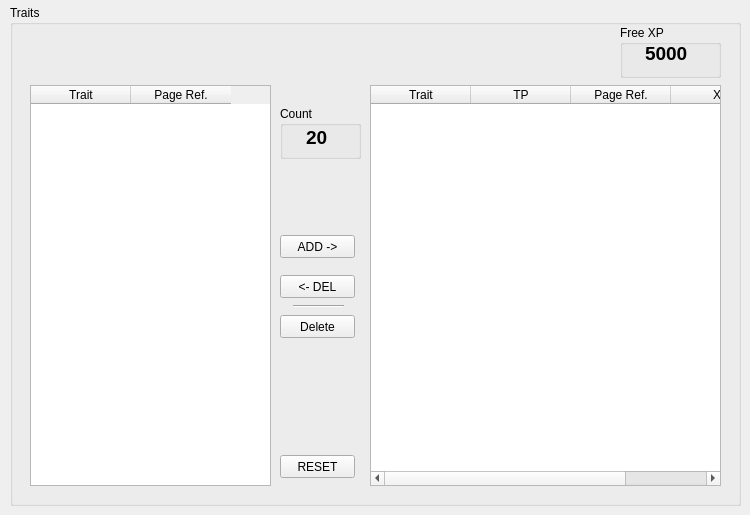
    <widget class="QWidget" name="TraitsTab">
     <attribute name="title">
      <string>Traits</string>
     </attribute>
     <widget class="QGroupBox" name="SkillsGroupBox">
      <property name="geometry">
       <rect>
        <x>10</x>
        <y>5</y>
        <width>731</width>
        <height>501</height>
       </rect>
      </property>
      <property name="title">
       <string>Traits</string>
      </property>
      <widget class="QGroupBox" name="groupBox_4">
       <property name="geometry">
        <rect>
         <x>610</x>
         <y>20</y>
         <width>101</width>
         <height>53</height>
        </rect>
       </property>
       <property name="title">
        <string>Free XP</string>
       </property>
       <widget class="QLabel" name="statusXPTraitsMain">
        <property name="geometry">
         <rect>
          <x>25</x>
          <y>17</y>
          <width>61</width>
          <height>21</height>
         </rect>
        </property>
        <property name="text">
         <string>&lt;!DOCTYPE HTML PUBLIC &quot;-//W3C//DTD HTML 4.0//EN&quot; &quot;http://www.w3.org/TR/REC-html40/strict.dtd&quot;&gt;
&lt;html&gt;&lt;head&gt;&lt;meta name=&quot;qrichtext&quot; content=&quot;1&quot; /&gt;&lt;style type=&quot;text/css&quot;&gt;
p, li { white-space: pre-wrap; }
&lt;/style&gt;&lt;/head&gt;&lt;body style=&quot; font-family:'MS Shell Dlg 2'; font-size:8.25pt; font-weight:400; font-style:normal;&quot;&gt;
&lt;p style=&quot; margin-top:0px; margin-bottom:0px; margin-left:0px; margin-right:0px; -qt-block-indent:0; text-indent:0px;&quot;&gt;&lt;span style=&quot; font-size:14pt; font-weight:600;&quot;&gt;5000&lt;/span&gt;&lt;/p&gt;&lt;/body&gt;&lt;/html&gt;</string>
        </property>
       </widget>
      </widget>
      <widget class="QTableWidget" name="TraitAllTableMain">
       <property name="geometry">
        <rect>
         <x>20</x>
         <y>80</y>
         <width>241</width>
         <height>401</height>
        </rect>
       </property>
       <property name="editTriggers">
        <set>QAbstractItemView::NoEditTriggers</set>
       </property>
       <property name="selectionMode">
        <enum>QAbstractItemView::SingleSelection</enum>
       </property>
       <property name="selectionBehavior">
        <enum>QAbstractItemView::SelectRows</enum>
       </property>
       <property name="showGrid">
        <bool>false</bool>
       </property>
       <property name="gridStyle">
        <enum>Qt::NoPen</enum>
       </property>
       <property name="rowCount">
        <number>0</number>
       </property>
       <attribute name="verticalHeaderVisible">
        <bool>false</bool>
       </attribute>
       <attribute name="verticalHeaderDefaultSectionSize">
        <number>15</number>
       </attribute>
       <column>
        <property name="text">
         <string>Trait</string>
        </property>
       </column>
       <column>
        <property name="text">
         <string>Page Ref.</string>
        </property>
       </column>
      </widget>
      <widget class="QTableWidget" name="TraitChrTableMain">
       <property name="geometry">
        <rect>
         <x>360</x>
         <y>80</y>
         <width>351</width>
         <height>401</height>
        </rect>
       </property>
       <property name="editTriggers">
        <set>QAbstractItemView::AnyKeyPressed</set>
       </property>
       <property name="selectionMode">
        <enum>QAbstractItemView::SingleSelection</enum>
       </property>
       <property name="selectionBehavior">
        <enum>QAbstractItemView::SelectRows</enum>
       </property>
       <property name="showGrid">
        <bool>false</bool>
       </property>
       <property name="gridStyle">
        <enum>Qt::NoPen</enum>
       </property>
       <property name="rowCount">
        <number>0</number>
       </property>
       <attribute name="horizontalHeaderCascadingSectionResizes">
        <bool>false</bool>
       </attribute>
       <attribute name="horizontalHeaderDefaultSectionSize">
        <number>100</number>
       </attribute>
       <attribute name="verticalHeaderVisible">
        <bool>false</bool>
       </attribute>
       <attribute name="verticalHeaderDefaultSectionSize">
        <number>15</number>
       </attribute>
       <attribute name="verticalHeaderHighlightSections">
        <bool>true</bool>
       </attribute>
       <attribute name="verticalHeaderShowSortIndicator" stdset="0">
        <bool>false</bool>
       </attribute>
       <attribute name="verticalHeaderStretchLastSection">
        <bool>false</bool>
       </attribute>
       <column>
        <property name="text">
         <string>Trait</string>
        </property>
       </column>
       <column>
        <property name="text">
         <string>TP</string>
        </property>
       </column>
       <column>
        <property name="text">
         <string>Page Ref.</string>
        </property>
       </column>
       <column>
        <property name="text">
         <string>XP</string>
        </property>
       </column>
      </widget>
      <widget class="QPushButton" name="TraitResetMain">
       <property name="geometry">
        <rect>
         <x>270</x>
         <y>450</y>
         <width>75</width>
         <height>23</height>
        </rect>
       </property>
       <property name="text">
        <string>RESET</string>
       </property>
      </widget>
      <widget class="QPushButton" name="TraitAddMain">
       <property name="geometry">
        <rect>
         <x>270</x>
         <y>230</y>
         <width>75</width>
         <height>23</height>
        </rect>
       </property>
       <property name="text">
        <string>ADD -&gt;</string>
       </property>
      </widget>
      <widget class="QPushButton" name="TraitlDelMain">
       <property name="geometry">
        <rect>
         <x>270</x>
         <y>270</y>
         <width>75</width>
         <height>23</height>
        </rect>
       </property>
       <property name="text">
        <string>&lt;- DEL</string>
       </property>
      </widget>
      <widget class="QPushButton" name="DeleteTraitsMain">
       <property name="geometry">
        <rect>
         <x>270</x>
         <y>310</y>
         <width>75</width>
         <height>23</height>
        </rect>
       </property>
       <property name="text">
        <string>Delete</string>
       </property>
      </widget>
      <widget class="Line" name="line_2">
       <property name="geometry">
        <rect>
         <x>283</x>
         <y>293</y>
         <width>51</width>
         <height>16</height>
        </rect>
       </property>
       <property name="orientation">
        <enum>Qt::Horizontal</enum>
       </property>
      </widget>
     </widget>
     <widget class="QGroupBox" name="groupBox_9">
      <property name="geometry">
       <rect>
        <x>280</x>
        <y>106</y>
        <width>81</width>
        <height>53</height>
       </rect>
      </property>
      <property name="title">
       <string>Count</string>
      </property>
      <widget class="QLabel" name="CountTraitsMain">
       <property name="geometry">
        <rect>
         <x>26</x>
         <y>20</y>
         <width>31</width>
         <height>21</height>
        </rect>
       </property>
       <property name="text">
        <string>&lt;!DOCTYPE HTML PUBLIC &quot;-//W3C//DTD HTML 4.0//EN&quot; &quot;http://www.w3.org/TR/REC-html40/strict.dtd&quot;&gt;
&lt;html&gt;&lt;head&gt;&lt;meta name=&quot;qrichtext&quot; content=&quot;1&quot; /&gt;&lt;style type=&quot;text/css&quot;&gt;
p, li { white-space: pre-wrap; }
&lt;/style&gt;&lt;/head&gt;&lt;body style=&quot; font-family:'MS Shell Dlg 2'; font-size:8.25pt; font-weight:400; font-style:normal;&quot;&gt;
&lt;p style=&quot; margin-top:0px; margin-bottom:0px; margin-left:0px; margin-right:0px; -qt-block-indent:0; text-indent:0px;&quot;&gt;&lt;span style=&quot; font-size:14pt; font-weight:600;&quot;&gt;20&lt;/span&gt;&lt;/p&gt;&lt;/body&gt;&lt;/html&gt;</string>
       </property>
      </widget>
     </widget>
    </widget>
